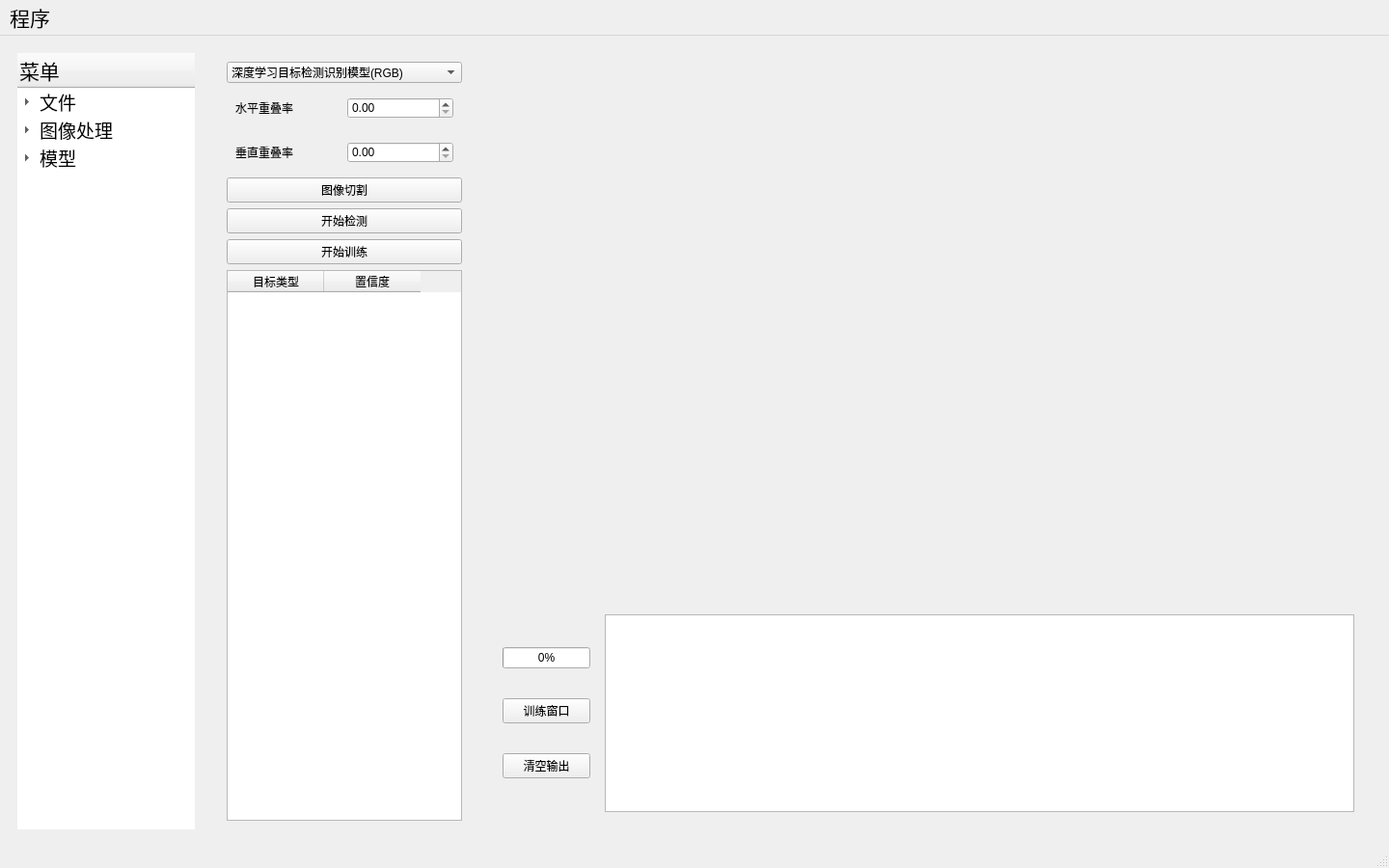
<?xml version="1.0" encoding="UTF-8"?>
<ui version="4.0">
 <class>MainWindow</class>
 <widget class="QMainWindow" name="MainWindow">
  <property name="geometry">
   <rect>
    <x>0</x>
    <y>0</y>
    <width>1440</width>
    <height>900</height>
   </rect>
  </property>
  <property name="windowTitle">
   <string>Detect</string>
  </property>
  <property name="styleSheet">
   <string notr="true">
QTreeWidget {border:None} 
    QTreeWidget::Item{
		font-size: 14pt;
/*
		border-bottom:2px solid black;
        color: rgba(255,255,255,255);
*/
    }
    QTreeView{
		/* 
        alternate-background-color: rgba(170,170,170,255);
		*/
		font-size: 14pt;
/*
		background: rgba(211,211,211,255);
		background: rgba(211,211,211,255);
*/
    }</string>
  </property>
  <widget class="QWidget" name="centralwidget">
   <property name="styleSheet">
    <string notr="true"/>
   </property>
   <layout class="QVBoxLayout" name="verticalLayout">
    <item>
     <layout class="QGridLayout" name="gridLayout">
      <item row="0" column="0">
       <widget class="QWidget" name="widget" native="true">
        <property name="sizePolicy">
         <sizepolicy hsizetype="Preferred" vsizetype="Preferred">
          <horstretch>3</horstretch>
          <verstretch>1</verstretch>
         </sizepolicy>
        </property>
        <property name="font">
         <font>
          <family>Noto Sans</family>
          <pointsize>16</pointsize>
         </font>
        </property>
        <property name="styleSheet">
         <string notr="true"/>
        </property>
        <layout class="QVBoxLayout" name="verticalLayout_2">
         <item>
          <widget class="QTreeWidget" name="treeWidget">
           <property name="styleSheet">
            <string notr="true"/>
           </property>
           <column>
            <property name="text">
             <string>菜单</string>
            </property>
            <property name="font">
             <font>
              <family>3270Medium Nerd Font</family>
              <pointsize>16</pointsize>
             </font>
            </property>
           </column>
           <item>
            <property name="text">
             <string>文件</string>
            </property>
            <item>
             <property name="text">
              <string>打开文件</string>
             </property>
            </item>
            <item>
             <property name="text">
              <string>关闭文件</string>
             </property>
            </item>
           </item>
           <item>
            <property name="text">
             <string>图像处理</string>
            </property>
            <item>
             <property name="text">
              <string>大图切割</string>
             </property>
            </item>
            <item>
             <property name="text">
              <string>亮度增强</string>
             </property>
            </item>
            <item>
             <property name="text">
              <string>图像去雾</string>
             </property>
            </item>
            <item>
             <property name="text">
              <string>小图合并</string>
             </property>
            </item>
           </item>
           <item>
            <property name="text">
             <string>模型</string>
            </property>
            <item>
             <property name="text">
              <string>选择模型</string>
             </property>
            </item>
            <item>
             <property name="text">
              <string>增量训练</string>
             </property>
             <item>
              <property name="text">
               <string>参数设置</string>
              </property>
             </item>
             <item>
              <property name="text">
               <string>开始训练</string>
              </property>
             </item>
             <item>
              <property name="text">
               <string>终止训练</string>
              </property>
             </item>
            </item>
            <item>
             <property name="text">
              <string>执行检测</string>
             </property>
            </item>
            <item>
             <property name="text">
              <string>模型剪枝</string>
             </property>
            </item>
            <item>
             <property name="text">
              <string>重置默认</string>
             </property>
            </item>
           </item>
          </widget>
         </item>
        </layout>
       </widget>
      </item>
      <item row="0" column="1">
       <widget class="QWidget" name="widget_2" native="true">
        <property name="sizePolicy">
         <sizepolicy hsizetype="Preferred" vsizetype="Preferred">
          <horstretch>18</horstretch>
          <verstretch>1</verstretch>
         </sizepolicy>
        </property>
        <property name="styleSheet">
         <string notr="true"/>
        </property>
        <layout class="QGridLayout" name="gridLayout_7">
         <item row="0" column="0">
          <layout class="QGridLayout" name="gridLayout_4" columnstretch="1,15">
           <item row="0" column="0">
            <widget class="QWidget" name="widget_5" native="true">
             <property name="sizePolicy">
              <sizepolicy hsizetype="Preferred" vsizetype="Preferred">
               <horstretch>0</horstretch>
               <verstretch>0</verstretch>
              </sizepolicy>
             </property>
             <layout class="QGridLayout" name="gridLayout_6">
              <item row="0" column="0">
               <layout class="QVBoxLayout" name="verticalLayout_3" stretch="1,1,1,1,1,0,18">
                <item>
                 <widget class="QComboBox" name="comboBox">
                  <item>
                   <property name="text">
                    <string>深度学习目标检测识别模型(RGB)</string>
                   </property>
                  </item>
                  <item>
                   <property name="text">
                    <string>基于样本迁移的目标检测识别模型(RGB)</string>
                   </property>
                  </item>
                  <item>
                   <property name="text">
                    <string>基于特征迁移的目标检测识别模型(PAN)</string>
                   </property>
                  </item>
                  <item>
                   <property name="text">
                    <string>基于模型迁移的目标检测识别模型(IR)</string>
                   </property>
                  </item>
                 </widget>
                </item>
                <item>
                 <widget class="QWidget" name="widget_7" native="true">
                  <layout class="QGridLayout" name="gridLayout_10">
                   <item row="0" column="0">
                    <widget class="QLabel" name="label">
                     <property name="text">
                      <string>水平重叠率</string>
                     </property>
                    </widget>
                   </item>
                   <item row="0" column="1">
                    <widget class="QDoubleSpinBox" name="doubleSpinBox"/>
                   </item>
                  </layout>
                 </widget>
                </item>
                <item>
                 <widget class="QWidget" name="widget_8" native="true">
                  <layout class="QGridLayout" name="gridLayout_11">
                   <item row="0" column="0">
                    <widget class="QLabel" name="label_2">
                     <property name="text">
                      <string>垂直重叠率</string>
                     </property>
                    </widget>
                   </item>
                   <item row="0" column="1">
                    <widget class="QDoubleSpinBox" name="doubleSpinBox_2"/>
                   </item>
                  </layout>
                 </widget>
                </item>
                <item>
                 <widget class="QPushButton" name="pushButton">
                  <property name="styleSheet">
                   <string notr="true"/>
                  </property>
                  <property name="text">
                   <string>图像切割</string>
                  </property>
                 </widget>
                </item>
                <item>
                 <widget class="QPushButton" name="pushButton_2">
                  <property name="styleSheet">
                   <string notr="true"/>
                  </property>
                  <property name="text">
                   <string>开始检测</string>
                  </property>
                 </widget>
                </item>
                <item>
                 <widget class="QPushButton" name="pushButton_4">
                  <property name="text">
                   <string>开始训练</string>
                  </property>
                 </widget>
                </item>
                <item>
                 <widget class="QTableWidget" name="tableWidget">
                  <property name="sizePolicy">
                   <sizepolicy hsizetype="Expanding" vsizetype="Expanding">
                    <horstretch>1</horstretch>
                    <verstretch>0</verstretch>
                   </sizepolicy>
                  </property>
                  <column>
                   <property name="text">
                    <string>目标类型</string>
                   </property>
                   <property name="textAlignment">
                    <set>AlignCenter</set>
                   </property>
                  </column>
                  <column>
                   <property name="text">
                    <string>置信度</string>
                   </property>
                   <property name="textAlignment">
                    <set>AlignCenter</set>
                   </property>
                  </column>
                 </widget>
                </item>
               </layout>
              </item>
             </layout>
            </widget>
           </item>
           <item row="0" column="1">
            <widget class="QWidget" name="widget_6" native="true">
             <layout class="QGridLayout" name="gridLayout_9">
              <item row="0" column="0">
               <layout class="QGridLayout" name="gridLayout_8" rowstretch="5,2">
                <item row="0" column="0">
                 <widget class="QWidget" name="widget_4" native="true">
                  <property name="sizePolicy">
                   <sizepolicy hsizetype="Preferred" vsizetype="Preferred">
                    <horstretch>0</horstretch>
                    <verstretch>0</verstretch>
                   </sizepolicy>
                  </property>
                  <layout class="QGridLayout" name="gridLayout_3">
                   <item row="0" column="0">
                    <layout class="QGridLayout" name="gridLayout_2"/>
                   </item>
                  </layout>
                 </widget>
                </item>
                <item row="1" column="0">
                 <widget class="QWidget" name="widget_3" native="true">
                  <property name="sizePolicy">
                   <sizepolicy hsizetype="Preferred" vsizetype="Preferred">
                    <horstretch>0</horstretch>
                    <verstretch>0</verstretch>
                   </sizepolicy>
                  </property>
                  <layout class="QGridLayout" name="gridLayout_5" columnstretch="1,10">
                   <item row="0" column="0">
                    <widget class="QWidget" name="widget_9" native="true">
                     <layout class="QGridLayout" name="gridLayout_12">
                      <item row="2" column="0">
                       <widget class="QPushButton" name="pushButton_3">
                        <property name="text">
                         <string>清空输出</string>
                        </property>
                       </widget>
                      </item>
                      <item row="1" column="0">
                       <widget class="QPushButton" name="pushButton_5">
                        <property name="text">
                         <string>训练窗口</string>
                        </property>
                       </widget>
                      </item>
                      <item row="0" column="0">
                       <widget class="QProgressBar" name="progressBar">
                        <property name="value">
                         <number>0</number>
                        </property>
                       </widget>
                      </item>
                     </layout>
                    </widget>
                   </item>
                   <item row="0" column="1">
                    <widget class="QTextBrowser" name="textBrowser">
                     <property name="font">
                      <font>
                       <family>DejaVu Sans</family>
                       <pointsize>12</pointsize>
                      </font>
                     </property>
                    </widget>
                   </item>
                  </layout>
                 </widget>
                </item>
               </layout>
              </item>
             </layout>
            </widget>
           </item>
          </layout>
         </item>
        </layout>
       </widget>
      </item>
     </layout>
    </item>
   </layout>
  </widget>
  <widget class="QMenuBar" name="menubar">
   <property name="geometry">
    <rect>
     <x>0</x>
     <y>0</y>
     <width>1440</width>
     <height>33</height>
    </rect>
   </property>
   <property name="font">
    <font>
     <family>3270Medium Nerd Font</family>
     <pointsize>16</pointsize>
    </font>
   </property>
   <widget class="QMenu" name="menu">
    <property name="title">
     <string>程序</string>
    </property>
    <addaction name="action"/>
   </widget>
   <addaction name="menu"/>
  </widget>
  <widget class="QStatusBar" name="statusbar"/>
  <action name="action">
   <property name="text">
    <string>退出</string>
   </property>
   <property name="font">
    <font>
     <family>3270Medium Nerd Font</family>
     <pointsize>16</pointsize>
    </font>
   </property>
  </action>
 </widget>
 <resources/>
 <connections/>
</ui>
